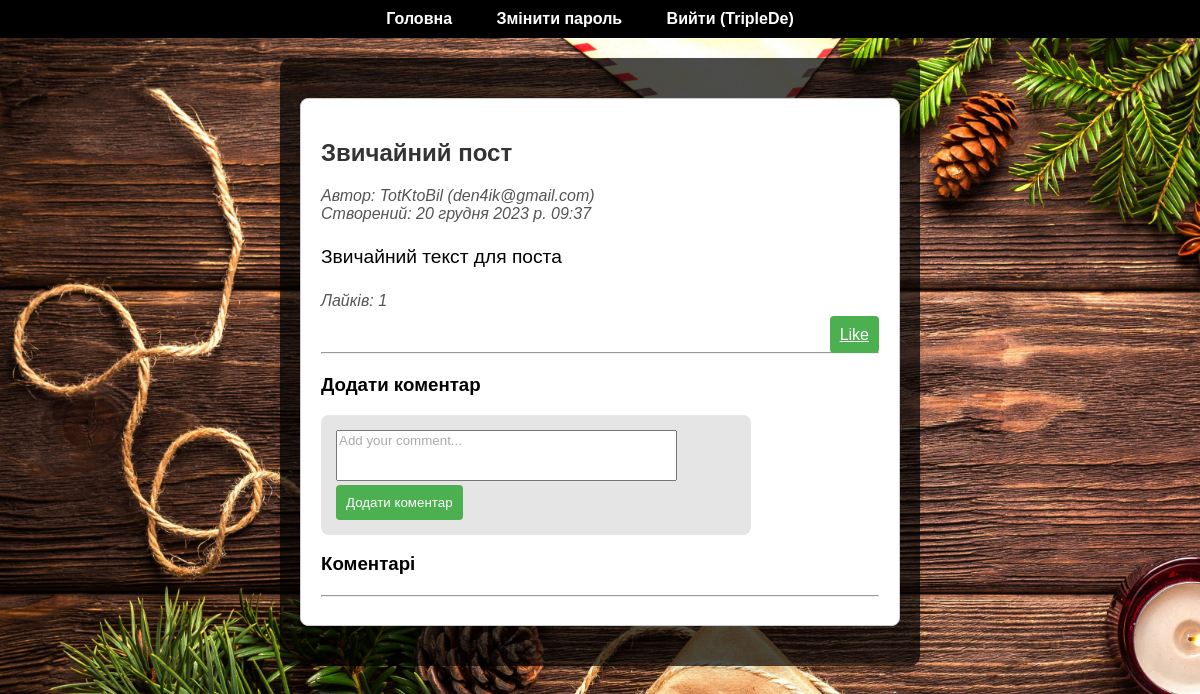
Page /post/10/comment/ (signed in) on the earlier database version.
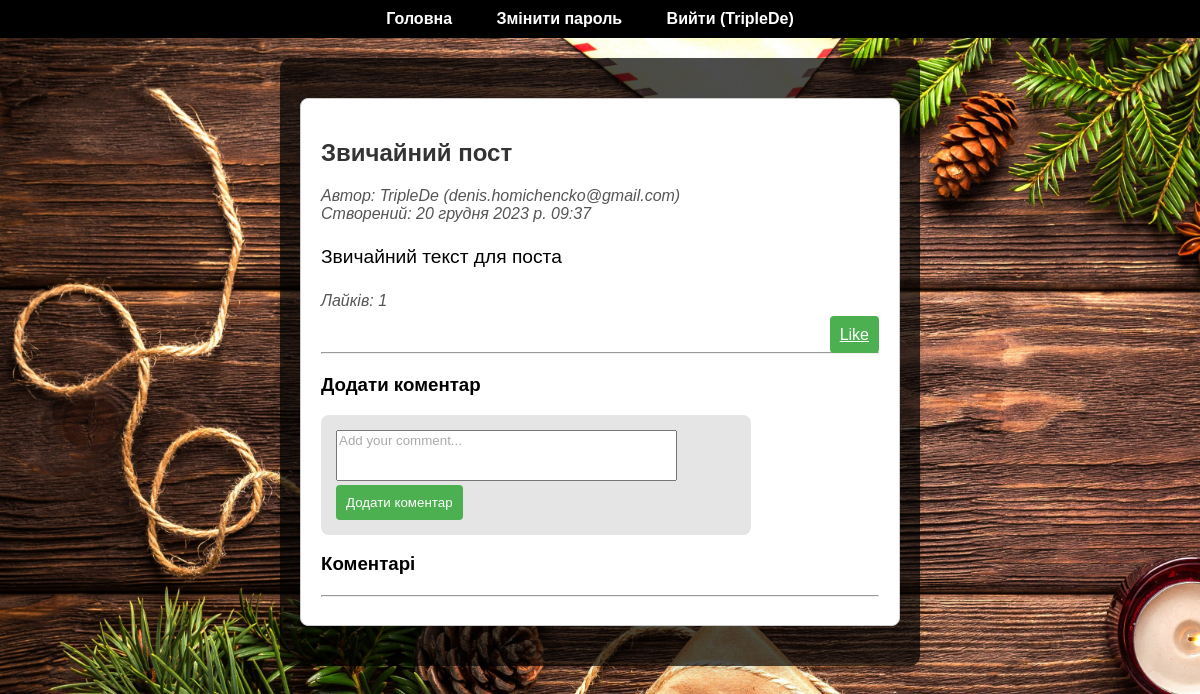
Same page on the later database version.
### blog/models.py (models this page shows, shortened)
class Post(models.Model):
    title = models.CharField(max_length=200)
    content = models.TextField()
    created_at = models.DateTimeField(auto_now_add=True)
    author = models.ForeignKey(User, on_delete=models.CASCADE)

### blog/views.py (the view)
# urls.py: path('post/<int:post_id>/comment/', add_comment, name='add_comment'),
@login_required(login_url='/login/')
def add_comment(request, post_id):
    post = get_object_or_404(Post, pk=post_id)
    likes_count = post.like_set.filter(is_like=True).count()
    if request.method == 'POST':
        form = CommentForm(request.POST)
        if form.is_valid():
            comment = form.save(commit=False)
            comment.post = post
            comment.author = request.user
            comment.save()
            return redirect('post_detail', pk=post_id)
    else:
        form = CommentForm()
    comments = post.comment_set.all().order_by('-created_at')
    return render(request, 'blog/add_comment.html', {'form': form, 'post': post, 'likes_count': likes_count, 'comments': comments})

### blog/forms.py
class CommentForm(forms.ModelForm):
    class Meta:
        model = Comment
        fields = ['content']
        widgets = {
            'content': forms.Textarea(attrs={'rows': 3, 'placeholder': 'Add your comment...'}),
        }
    def __init__(self, *args, **kwargs):
        super(CommentForm, self).__init__(*args, **kwargs)
        self.fields['content'].label = False

### blog/templates/blog/add_comment.html (shortened to what this page needs)
{% extends 'blog/base.html' %}
{% block content %}
    <div class="post-detail">
        <h2>{{ post.title }}</h2>
        <p class="post-info">
            Автор: {{ post.author.username }} ({{ post.author.email }}) <br>
            Створений: {{ post.created_at }}
        </p>
        <p class="post-content">{{ post.content }}</p>
        <p class="post-info">Лайків: {{ likes_count }}</p>
        <div class="button-container">
            <a href="{% url 'like_post' post.id %}" class="btn btn-primary like-button">Like</a>
        </div>
        <hr>
        <div class="add-comment">
            <h3>Додати коментар</h3>
            <form method="post" action="{% url 'add_comment' post.id %}" class="comment-form">
                {{ form.content }}
                <button type="submit" class="btn btn-primary" onclick="return validateComment()">Додати коментар</button>
            </form>
        </div>
        <h3>Коментарі</h3>
        <hr>
    </div>
{% endblock %}

### blog/templates/blog/base.html (shortened to what this page needs)
{% load static %}
<!DOCTYPE html>
<html lang="en" xmlns="http://www.w3.org/1999/xhtml">
<head>
    <link rel="stylesheet" href="https://cdnjs.cloudflare.com/ajax/libs/font-awesome/6.0.0/css/all.min.css">
</head>
<body>
<nav>
    <ul>
        <li><a href="{% url 'post_list' %}">Головна</a></li>
        {% if user.is_authenticated %}
            <li><a href="{% url 'change_password' %}">Змінити пароль</a></li>
            <li><a href="{% url 'logout' %}">Вийти ({% if user.is_authenticated %}{{ user.username }}{% endif %})</a></li>
        {% else %}
            <li><a href="{% url 'login' %}">Авторизація</a></li>
            <li><a href="{% url 'register' %}">Реєстрація</a></li>
        {% endif %}
    </ul>
</nav>
<div class="content">
    {% block content %}{% endblock %}
</div>
</body>
</html>

### blog/templates/blog/add_comment.html (style rules this page uses)
.post-detail { max-width: 800px; margin: 20px auto; padding: 20px; background-color: #fff; border: 1px solid #ccc; border-radius: 8px; }
.post-content { font-size: 1.2em; line-height: 1.6; }
.comment-form textarea::placeholder { color: #aaa; }
.post-info { font-style: italic; color: #555; }
.add-comment { margin-top: 20px; }
.comment-form { max-width: 400px; margin-top: 10px; }
.button-container { text-align: right; }
.like-button { background-color: #4caf50; color: #fff; padding: 10px; border: none; border-radius: 4px; cursor: pointer; }
.btn-primary { background-color: #4caf50; color: #fff; padding: 10px; border: none; border-radius: 4px; cursor: pointer; }
.comment-form textarea { font-family: 'Arial', sans-serif; resize: none; }

Differences in the rows shown:
changed Post "Звичайний пост": author.username "TotKtoBil" → "TripleDe"; author.email "den4ik@gmail.com" → "denis.homichencko@gmail.com"
